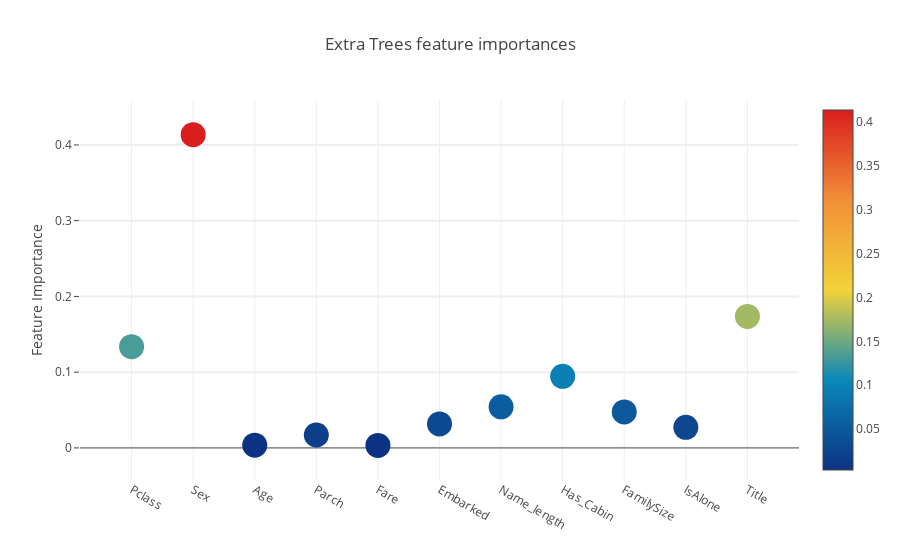

Notebook code for this chart:
### Code cell
trace = go.Scatter(y=feature_dataframe['Extra Trees feature importances'].values,
                  x = feature_dataframe['features'].values,
                  mode='markers',
                  marker=dict(
                  sizemode = 'diameter',
                  sizeref=1,
                  size=25,
                  color=feature_dataframe['Extra Trees feature importances'].values,
                  colorscale='Portland',
                  showscale=True), text = feature_dataframe['features'].values)
data = [trace]

layout = go.Layout(autosize=True,title='Extra Trees feature importances',
                   hovermode='closest',
                   yaxis=dict(title='Feature Importance',
                             ticklen=5,
                             gridwidth=2),showlegend=False
)
fig = go.Figure(data=data, layout=layout)
py.iplot(fig, filename='scatter2018')

### Figure 1 — Plotly figure (JSON) as saved in the notebook; plotly's stock layout.template omitted (floating-point values rounded to 4 significant figures)
{"data": [{"marker": {"color": [0.1336, 0.4136, 0.003669, 0.01701, 0.003355, 0.0317, 0.05423, 0.0945, 0.0475, 0.02714, 0.1736], "colorscale": "Portland", "showscale": true, "size": 25, "sizemode": "diameter", "sizeref": 1}, "mode": "markers", "text": ["Pclass", "Sex", "Age", "Parch", "Fare", "Embarked", "Name_length", "Has_Cabin", "FamilySize", "IsAlone", "Title"], "type": "scatter", "uid": "17284e8c-a1dc-11e8-b9d5-34363bce09e6", "x": ["Pclass", "Sex", "Age", "Parch", "Fare", "Embarked", "Name_length", "Has_Cabin", "FamilySize", "IsAlone", "Title"], "y": [0.1336, 0.4136, 0.003669, 0.01701, 0.003355, 0.0317, 0.05423, 0.0945, 0.0475, 0.02714, 0.1736]}], "layout": {"autosize": true, "hovermode": "closest", "showlegend": false, "title": "Extra Trees feature importances", "yaxis": {"gridwidth": 2, "ticklen": 5, "title": "Feature Importance"}}}
